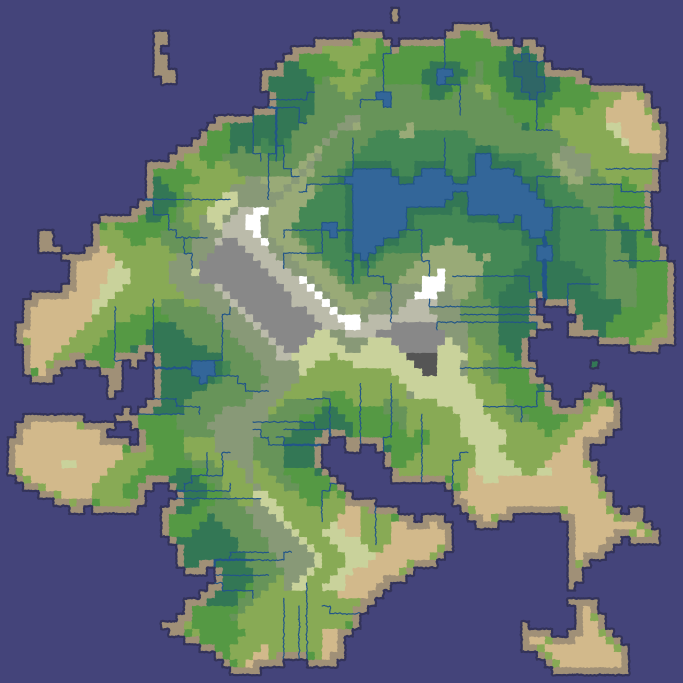
#> input picture map_scripts/map.png, 2048 x 2048 px (shown at 1/3 size)
$ python print_cols.py
#> lines starting #> are read from the running program, lines starting #| are printed output that depends on the picture
#!/usr/bin/python

from __future__ import print_function

from PIL import Image
import numpy as np
from math import sqrt

im = Image.open("map.png")
#> im is the input picture: PIL image 2048x2048 RGBA; mean R, G, B, A 99.7, 117.7, 111.8, 255
pix = im.load()

w,h = im.size
#> w = 2048; h = 2048

print(im.size)
#| (2048, 2048)

all_cols = []

for x in range(w):
	for y in range(h):
		all_cols.append(pix[x,y])
#> after the loop, all_cols = 4194304 items

unique_cols = set(all_cols)
#> unique_cols = 1332 items

print(unique_cols)
#> (printed output is left out)

print("unique cols:", len(unique_cols))

w = int(sqrt(len(unique_cols)))
#> w = 36
h = w + 1
#> h = 37

im2 = Image.new("RGB", (w,h))
#> im2: PIL image 36x37 RGB; every value is 0
im2.putdata(sorted((unique_cols)))
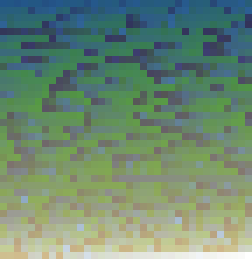
#> im2: PIL image 36x37 RGB (shown 7 times larger); mean R, G, B 109.1, 137.3, 114.2
im2.save("cols.png")
